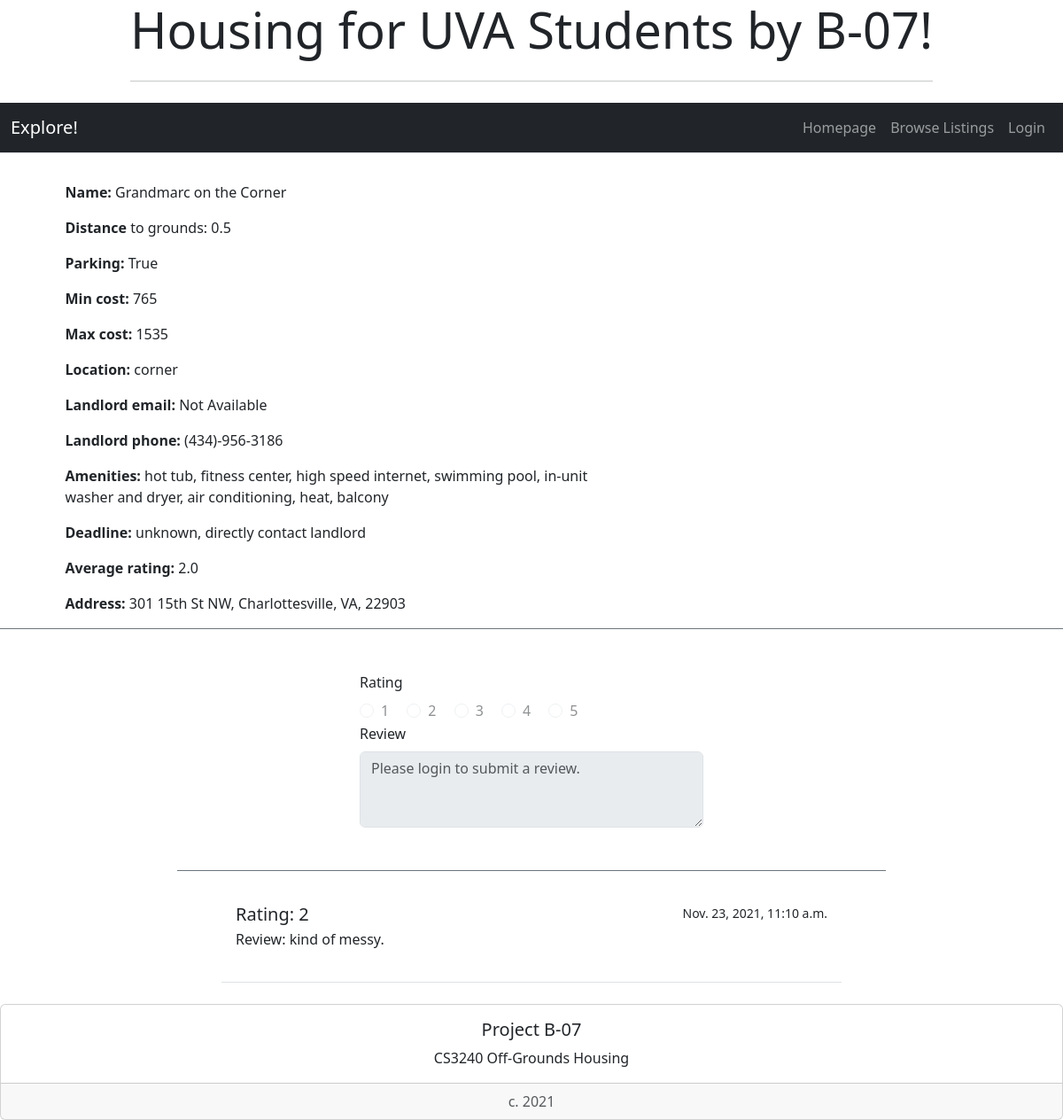
/housing/11/, run on an earlier commit of the app's database.
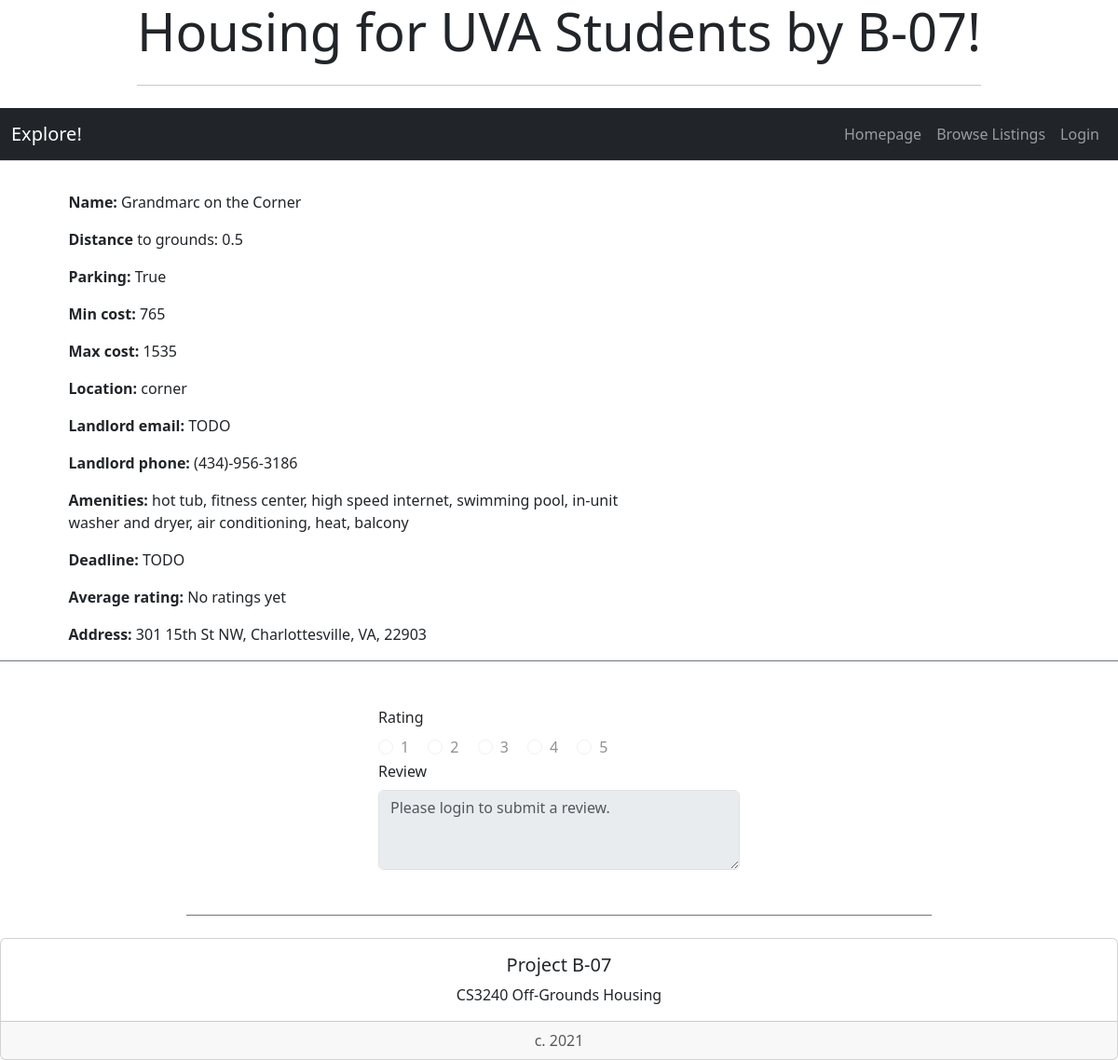
And on a later commit of the database.
### housing/models.py (models this page shows, shortened)
class StudentHousing(models.Model):
    name = models.CharField(max_length=200)
    distToGrounds = models.FloatField(default=0)
    parking = models.BooleanField()
    minCost = models.IntegerField(default=0)
    maxCost = models.IntegerField(default=0)
    location = models.TextField(max_length=200, null=True)
    landlordEmail = models.CharField(max_length=200, null=True)
    landlordPhone = models.CharField(max_length=200, null=True)
    amenities = models.TextField(max_length=200, null=True)
    deadline = models.CharField(max_length=200, null=True)
    averageRating = models.FloatField(default=0)
    address = models.TextField(max_length=200, null=True)
    image = models.ImageField(blank=True, null=True) #makes it optional to include an image
    lat = models.FloatField(blank=True, null=True) #leave blank
    long = models.FloatField(blank=True, null=True) #leave blank

class Review(models.Model):
    house = models.ForeignKey(StudentHousing, on_delete=models.CASCADE)
    rating = models.IntegerField(default=0)
    comment = models.TextField(max_length=200, default="")
    pub_date = models.DateTimeField('date published')

### housing/views.py (the view)
# urls.py: path('<int:pk>/', views.DetailView.as_view(), name='detail'),
class DetailView(generic.DetailView):
    model = StudentHousing
    template_name = 'housing/studentHousingOption.html'
    def get_queryset(self):
        return StudentHousing.objects

### housing/templates/housing/studentHousingOption.html (shortened to what the changed rows need)
<!doctype html>
<link href='https://api.mapbox.com/mapbox-gl-js/v2.3.1/mapbox-gl.css' rel='stylesheet' /> {% load bootstrap5 %} {% bootstrap_css %} {% bootstrap_javascript %} {% load socialaccount %}
<div class="container">
    <div class="col d-flex justify-content-center">
        <div class="jumbotron">
            <h1 class="display-4">Housing for UVA Students by B-07!</h1>
        </div>
    </div>
</div>
{% if studenthousing %}
    <div class="row border-bottom border-secondary">
        <div class="col-sm-7">
             <div class="offset-sm-1">
                <div class="card border-0">
                    <div class="card-body">
                        <p class='card-text'><b>Name: </b>{{ studenthousing.name }}</p>
                        <p class='card-text'><b>Distance </b>to grounds: {{ studenthousing.distToGrounds }}</p>
                        <p class='card-text'><b>Parking: </b>{{ studenthousing.parking }}</p>
                        <p class='card-text'><b>Min cost: </b>{{ studenthousing.minCost }}</p>
                        <p class='card-text'><b>Max cost: </b>{{ studenthousing.maxCost }}</p>
                        <p class='card-text'><b>Location: </b>{{ studenthousing.location }}</p>
                        <p class='card-text'><b>Landlord email: </b>{{ studenthousing.landlordEmail }}</p>
                        <p class='card-text'><b>Landlord phone: </b>{{ studenthousing.landlordPhone }}</p>
                        <p class='card-text'><b>Amenities: </b>{{ studenthousing.amenities }}</p>
                        <p class='card-text'><b>Deadline: </b>{{ studenthousing.deadline }}</p>
                        {% if studenthousing.averageRating == 0.0 %}
                            <p class='card-text'><b>Average rating: </b>No ratings yet</p>
                        {% else %}
                            <p class='card-text'><b>Average rating: </b>{{ studenthousing.averageRating }}</p>
                        {% endif %}
                        <p class='card-text'><b>Address: </b>{{ studenthousing.address }}</p>
                    </div>
                </div>
            </div>
        </div>
        <div class="col-sm-5">
            <div class="col-sm-11">
                <div class="card border-0">
                    <div class="card-body">
                        <div id='map' style='width: 500px; height: 400px; margin: auto'></div>
                    </div>
                </div>
            </div>
        </div>
    </div>
{% else %}
<p>No housing details are available.</p>
{% endif %}<br>
<div class="list-group list-group-flush">
    {% for review in studenthousing.review_set.all %}
    <div class="list-group-item" style="margin-left: 250px; margin-right: 250px; margin-top: 5px;">
        <div class="d-flex w-100 justify-content-between">
            <h5 class="mb-1">Rating: {{review.rating}}</h5>
            <small>{{review.pub_date}}</small>
        </div>
        <p class="mb-1">Review: {{review.comment}}<br><br></p>
    </div><br> {% endfor %}
</div>

What changed in the data, as far as the page shows it:
removed Review: rating "2", pub_date "Nov. 23, 2021, 11:10 a.m.", comment "kind of messy."
changed StudentHousing "Grandmarc on the Corner": landlordEmail "Not Available" → "TODO"; deadline "unknown, directly contact landlord" → "TODO"; averageRating "2.0" → (not shown)
Also different on the page:
text now shown: "No ratings yet"
